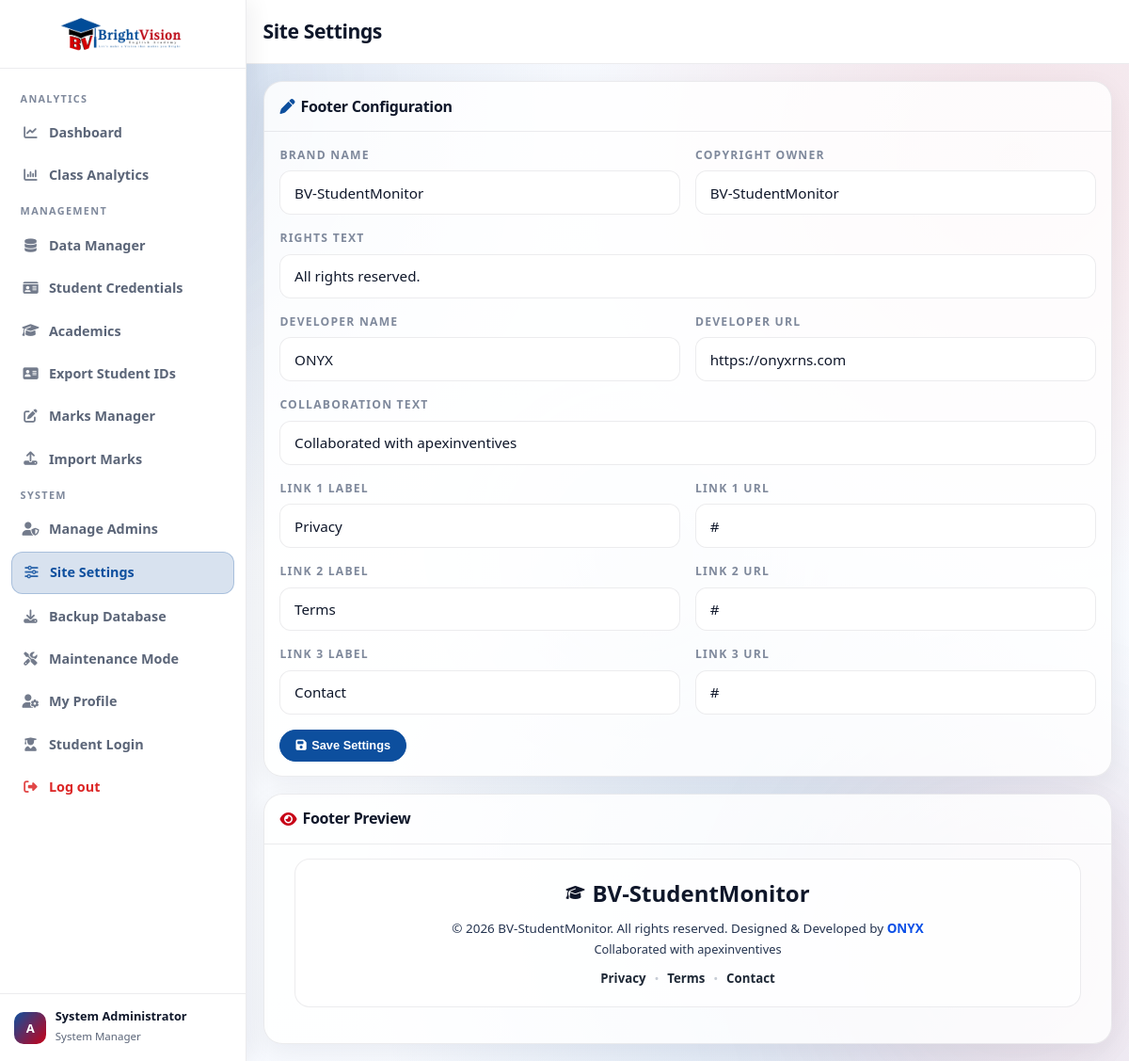
Screenshot of /admin/site_settings.php (signed in) with the database file from the repository.
### tables this page shows
CREATE TABLE IF NOT EXISTS `site_settings` (
  `id` TINYINT UNSIGNED NOT NULL PRIMARY KEY,
  `footer_text` VARCHAR(255) NOT NULL DEFAULT 'ONYX',
  `footer_url` VARCHAR(255) NOT NULL DEFAULT 'https://onyxrns.com',
  `footer_brand_name` VARCHAR(140) NOT NULL DEFAULT 'BV-BrightVision',
  `footer_copyright_owner` VARCHAR(140) NOT NULL DEFAULT 'BV-BrightVision',
  `footer_rights_text` VARCHAR(160) NOT NULL DEFAULT 'All rights reserved.',
  `footer_collab_text` VARCHAR(255) NOT NULL DEFAULT 'Collaborated with apexinventives',
  `footer_link_1_label` VARCHAR(50) NOT NULL DEFAULT 'Privacy',
  `footer_link_1_url` VARCHAR(255) NOT NULL DEFAULT '#',
  `footer_link_2_label` VARCHAR(50) NOT NULL DEFAULT 'Terms',
  `footer_link_2_url` VARCHAR(255) NOT NULL DEFAULT '#',
  `footer_link_3_label` VARCHAR(50) NOT NULL DEFAULT 'Contact',
  `footer_link_3_url` VARCHAR(255) NOT NULL DEFAULT '#',
  `updated_at` TIMESTAMP DEFAULT CURRENT_TIMESTAMP ON UPDATE CURRENT_TIMESTAMP
);

### admin/site_settings.php (the view, shortened to what the rows shown need)
<?php
require_once '../config.php';
require_once '../footer.php';
$settings = get_site_footer_settings($pdo);
?>
<!DOCTYPE html>
<html lang="en">
<head>
    <link rel="preload" href="https://cdnjs.cloudflare.com/ajax/libs/font-awesome/6.5.0/css/all.min.css" as="style" onload="this.onload=null;this.rel='stylesheet'">
    <link rel="stylesheet" href="../css/style.css">
    <link rel="stylesheet" href="../css/admin.css">
</head>
<body>
<div class="admin-layout">
    <main class="admin-main">
        <div class="admin-topbar"><div class="topbar-left"><button class="sb-toggle" id="sbToggle"><i class="fas fa-bars"></i></button><h1>Site Settings</h1></div></div>
        <div class="admin-body dashboard-stack">
            <section class="dash-panel reveal d1">
                <div class="panel-head"><h2><i class="fas fa-pen" style="color:var(--primary);"></i> Footer Configuration</h2></div>
                <div class="panel-body">
                    <form method="POST">
                        <div class="form-group"><label class="form-label">Rights Text</label><input type="text" name="footer_rights_text" class="form-control" value="<?= htmlspecialchars((string) $settings['rights_text']) ?>"></div>
                        <div class="form-grid">
                            <div class="form-group"><label class="form-label">Developer Name</label><input type="text" name="footer_text" class="form-control" value="<?= htmlspecialchars((string) $settings['developer_name']) ?>"></div>
                            <div class="form-group"><label class="form-label">Developer URL</label><input type="text" name="footer_url" class="form-control" value="<?= htmlspecialchars((string) $settings['developer_url']) ?>"></div>
                        </div>
                        <div class="form-group"><label class="form-label">Collaboration Text</label><input type="text" name="footer_collab_text" class="form-control" value="<?= htmlspecialchars((string) $settings['collaboration_text']) ?>"></div>
                        <div class="form-grid">
                            <div class="form-group"><label class="form-label">Link 1 Label</label><input type="text" name="footer_link_1_label" class="form-control" value="<?= htmlspecialchars((string) ($settings['link_1_label'] ?? '')) ?>"></div>
                        </div>
                        <div class="form-grid">
                            <div class="form-group"><label class="form-label">Link 2 Label</label><input type="text" name="footer_link_2_label" class="form-control" value="<?= htmlspecialchars((string) ($settings['link_2_label'] ?? '')) ?>"></div>
                        </div>
                        <div class="form-grid">
                            <div class="form-group"><label class="form-label">Link 3 Label</label><input type="text" name="footer_link_3_label" class="form-control" value="<?= htmlspecialchars((string) ($settings['link_3_label'] ?? '')) ?>"></div>
                        </div>
                    </form>
                </div>
            </section>
            <section class="dash-panel reveal d2">
                <div class="panel-head"><h2><i class="fas fa-eye" style="color:var(--accent);"></i> Footer Preview</h2></div>
                <div class="panel-body">
                    <?php render_portal_footer($settings, ''); ?>
                </div>
            </section>
        </div>
    </main>
</div>
</body>
</html>

### footer.php (shortened to what the rows shown need)
<?php
if (!function_exists('footer_normalize_url')) {
    function footer_normalize_url(string $url, string $fallback = '#'): string
    {
        $url = trim($url);
        if ($url === '#') {
            return '#';
        }
        if (preg_match('~^(https?://|mailto:|tel:|/|#)~i', $url)) {
            return $url;
        }
        $candidate = 'https://' . ltrim($url, '/');
        return $candidate;
    }
}
if (!function_exists('footer_is_external_url')) {
    function footer_is_external_url(string $url): bool
    {
        return preg_match('~^https?://~i', $url) === 1;
    }
}
if (!function_exists('normalize_footer_settings')) {
    function normalize_footer_settings(array $settings = []): array
    {
        $defaults = function_exists('default_footer_settings')
            ? default_footer_settings()
            : footer_defaults_fallback();
        $merged = array_merge($defaults, $settings);
        $brandName = trim((string) ($merged['brand_name'] ?? ''));
        $copyrightOwner = trim((string) ($merged['copyright_owner'] ?? ''));
        $rightsText = trim((string) ($merged['rights_text'] ?? ''));
        $developerName = trim((string) ($merged['developer_name'] ?? ($merged['text'] ?? '')));
        $developerName = preg_replace('/^designed\s*(and|&)\s*developed\s*by\s*/i', '', $developerName);
        $developerName = trim((string) $developerName);
        $developerUrl = footer_normalize_url((string) ($merged['developer_url'] ?? ($merged['url'] ?? '')), $defaults['developer_url']);
        $collaborationText = trim((string) ($merged['collaboration_text'] ?? ''));
        $brandName = $brandName !== '' ? $brandName : $defaults['brand_name'];
        $copyrightOwner = $copyrightOwner !== '' ? $copyrightOwner : $defaults['copyright_owner'];
        $rightsText = $rightsText !== '' ? $rightsText : $defaults['rights_text'];
        $developerName = $developerName !== '' ? $developerName : $defaults['developer_name'];
        $collaborationText = $collaborationText !== '' ? $collaborationText : $defaults['collaboration_text'];
        $links = [];
        for ($i = 1; $i <= 3; $i++) {
            $labelKey = 'link_' . $i . '_label';
            $urlKey = 'link_' . $i . '_url';
            $label = trim((string) ($merged[$labelKey] ?? ''));
            $url = footer_normalize_url((string) ($merged[$urlKey] ?? ''), '#');
            $links[] = [
                'label' => $label,
                'url' => $url
            ];
        }
        return [
            'brand_name' => $brandName,
            'copyright_owner' => $copyrightOwner,
            'rights_text' => $rightsText,
            'developer_name' => $developerName,
            'developer_url' => $developerUrl,
            'collaboration_text' => $collaborationText,
            'links' => $links
        ];
    }
}
if (!function_exists('render_portal_footer')) {
    function render_portal_footer(array $settings = [], string $extraClass = 'no-print'): void
    {
        $s = normalize_footer_settings($settings);
        $footerClass = trim('portal-footer ' . $extraClass);
        ?>
        <footer class="<?= htmlspecialchars($footerClass) ?>">
            <div class="footer-brand">
                <i class="fas fa-graduation-cap"></i>
                <span><?= htmlspecialchars($s['brand_name']) ?></span>
            </div>
            <p class="footer-copy">
                &copy; <?= date('Y') ?> <?= htmlspecialchars($s['copyright_owner']) ?>.
                <?= htmlspecialchars($s['rights_text']) ?>
                Designed &amp; Developed by
                <?php
                $devIsExternal = footer_is_external_url($s['developer_url']);
                ?>
                <a
                    class="footer-inline-link"
                    href="<?= htmlspecialchars($s['developer_url']) ?>"
                    <?= $devIsExternal ? 'target="_blank" rel="noopener noreferrer"' : '' ?>
                >
                    <?= htmlspecialchars($s['developer_name']) ?>
                </a>
            </p>
            <?php if (trim((string) $s['collaboration_text']) !== ''): ?>
                <p class="footer-collab"><?= htmlspecialchars($s['collaboration_text']) ?></p>
            <?php endif; ?>
            <?php if (!empty($s['links'])): ?>
                <div class="footer-links">
                    <?php foreach ($s['links'] as $index => $link): ?>
                        <?php
                        $isExternal = footer_is_external_url($link['url']);
                        if ($index > 0) {
                            echo '<span>&bull;</span>';
                        }
                        ?>
                        <a
                            href="<?= htmlspecialchars($link['url']) ?>"
                            <?= $isExternal ? 'target="_blank" rel="noopener noreferrer"' : '' ?>
                        >
                            <?= htmlspecialchars($link['label']) ?>
                        </a>
                    <?php endforeach; ?>
                </div>
            <?php endif; ?>
        </footer>
        <?php
    }
}

### rows the page displays
site_settings: footer_rights_text "All rights reserved.", footer_text "ONYX", footer_url "https://onyxrns.com", footer_collab_text "Collaborated with apexinventives", footer_link_1_label "Privacy", footer_link_2_label "Terms", footer_link_3_label "Contact"

### other values shown
admin_display_name() "System Administrator"
$s['brand_name'] "BV-StudentMonitor"
$s['copyright_owner'] "BV-StudentMonitor"
